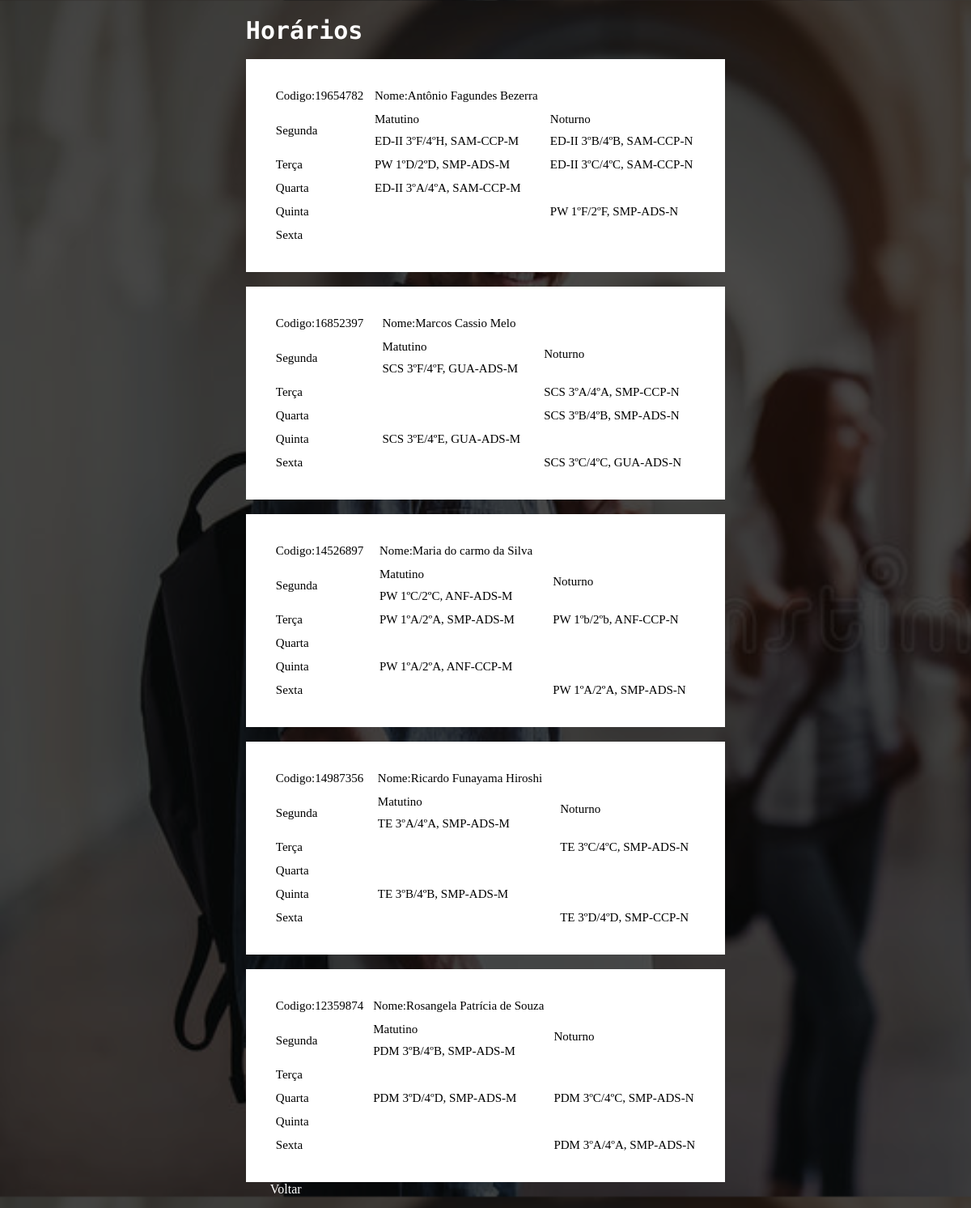
The app's page /Paginas/listarHorarios.php with its own data.
### tables this page shows
CREATE TABLE `tbhorario` (
  `id` varchar(20) NOT NULL,
  `nome` varchar(40) NOT NULL,
  `segManha` varchar(50) NOT NULL,
  `terManha` varchar(50) NOT NULL,
  `quaManha` varchar(50) NOT NULL,
  `quiManha` varchar(50) NOT NULL,
  `sexManha` varchar(50) NOT NULL,
  `segNoite` varchar(50) NOT NULL,
  `terNoite` varchar(50) NOT NULL,
  `quaNoite` varchar(50) NOT NULL,
  `quiNoite` varchar(50) NOT NULL,
  `sexNoite` varchar(50) NOT NULL
);

### Paginas/Classes/Horarios.php (called while the page is built, shortened)
<?php
class Horarios
{
    public function listar()
    {
        $conexao = Conexao::pegarConexao();
        $querySelect = " select  id, nome,segManha, terManha, quaManha, quiManha, sexManha,
        segNoite, terNoite, quaNoite, quiNoite, sexNoite from tbhorario order by nome";
        $resultado = $conexao->query($querySelect);
        $lista = $resultado->fetchAll();
        return $lista;
    }
}

### Paginas/listarHorarios.php (the view, shortened to what this page needs)
<?php
require_once "./../Paginas/Classes/Horarios.php";
?>
<!DOCTYPE html>
<html lang="pt-br">
<head>
    <link rel="stylesheet" type="text/css" href="./css/estilo-listarHorario.css" />
</head>
<body>
    <section>
        <?php
        try {
            $horario = new Horarios();
            $listaHorario = $horario->listar();
        } catch (Exception $e) {
            echo '<pre>';
            print_r($e);
            echo '</pre>';
            echo $e->getMessage();
        }
        ?>
        <form method="POST" action="../classes/cadastrar.php">
            <article class="caixa1">
                <div>
                    <h1 class="titulo-principal">Horários</h1>
                    <?php foreach ($listaHorario as $linha) {  ?>
                        <table class="lista-tabela">
                            <tr>
                                <td>
                                    <p class="letra">Codigo:<?php echo $linha['id'] ?></p>
                                </td>
                                <td>
                                    <p class="letra">Nome:<?php echo $linha['nome'] ?></p>
                                </td>
                            </tr>
                            <tr>
                                <td>
                                    <p class="letra">Segunda</p>
                                </td>
                                <td>
                                    <p class="letra">Matutino</p>
                                    <p class="letra"><?php echo $linha['segManha'] ?></p>
                                </td>
                                <td>
                                    <p class="letra">Noturno</p>
                                    <p class="letra"><?php echo $linha['segNoite'] ?> </p>
                                </td>
                            </tr></br>
                            <tr>
                                <td>
                                    <p class="letra">Terça</p>
                                </td>
                                <td>
                                    <p class="letra"><?php echo $linha['terManha'] ?> </p>
                                </td>
                                <td>
                                    <p class="letra"><?php echo $linha['terNoite'] ?> </p>
                                </td>
                            </tr>
                            <tr>
                                <td>
                                    <p class="letra">Quarta</p>
                                </td>
                                <td>
                                    <p class="letra"><?php echo $linha['quaManha'] ?> </p>
                                </td>
                                <td>
                                    <p class="letra"> <?php echo $linha['quaNoite'] ?> </p>
                                </td>
                            </tr>
                            <tr>
                                <td class="letra">
                                    <p>Quinta</p>
                                </td>
                                <td>
                                    <p class="letra"><?php echo $linha['quiManha'] ?> </p>
                                </td>
                                <td>
                                    <p class="letra"> <?php echo $linha['quiNoite'] ?> </p>
                                </td>
                            </tr>
                            <tr>
                                <td>
                                    <p class="letra">Sexta</p>
                                </td>
                                <td>
                                    <p class="letra"> <?php echo $linha['sexManha'] ?> </p>
                                </td>
                                <td>
                                    <p class="letra"> <?php echo $linha['sexNoite'] ?></p>
                                </td>
                            </tr>
                        </table>
                    <?php } ?>
                    <a href="./index.php" class="volta">Voltar</a>
                </div>
            </article>
    </section>
</body>
</html>

### Paginas/css/estilo-listarHorario.css (style rules this page uses)
:root { --cor-primaria: #fff; --cor-titulo: #fff; }
* { margin: 0;padding: 0;box-sizing: border-box; list-style: none; }
body { background-image:linear-gradient(rgba(0,0,0,.70),rgba(0,0,0,.70)100%), url(./../imagens/background-listaHorario.jpg); background-size:cover; }
.caixa1 { display: flex; justify-content: center; align-items: center; }
.lista-tabela { background: var(--cor-primaria); width: 100%; padding: 30px; }
.titulo-principal { font-family: 'Major Mono Display', monospace; color: var(--cor-titulo); font-size: 30px; margin-top :20px ; }
.letra { font-family: 'Slabo 27px', serif; font-size: 15px; text-decoration: none; color: black; padding: 5px; }
.volta { text-decoration: none; width: 30%; padding: 15px 30px; color: var(--cor-primaria); font-family: 'Slabo 27px', serif; }

### records on screen
tbhorario: id "19654782", nome "Antônio Fagundes Bezerra", segManha "ED-II 3ºF/4ºH, SAM-CCP-M", segNoite "ED-II 3ºB/4ºB, SAM-CCP-N", terManha "PW 1ºD/2ºD, SMP-ADS-M", terNoite "ED-II 3ºC/4ºC, SAM-CCP-N", quaManha "ED-II 3ºA/4ºA, SAM-CCP-M", quiNoite "PW 1ºF/2ºF, SMP-ADS-N"
tbhorario: id "16852397", nome "Marcos Cassio Melo", segManha "SCS 3ºF/4ºF, GUA-ADS-M", terNoite "SCS 3ºA/4ºA, SMP-CCP-N", quaNoite "SCS 3ºB/4ºB, SMP-ADS-N", quiManha "SCS 3ºE/4ºE, GUA-ADS-M", sexNoite "SCS 3ºC/4ºC, GUA-ADS-N"
tbhorario: id "14526897", nome "Maria do carmo da Silva", segManha "PW 1ºC/2ºC, ANF-ADS-M", terManha "PW 1ºA/2ºA, SMP-ADS-M", terNoite "PW 1ºb/2ºb, ANF-CCP-N", quiManha "PW 1ºA/2ºA, ANF-CCP-M", sexNoite "PW 1ºA/2ºA, SMP-ADS-N"
tbhorario: id "14987356", nome "Ricardo Funayama Hiroshi", segManha "TE 3ºA/4ºA, SMP-ADS-M", terNoite "TE 3ºC/4ºC, SMP-ADS-N", quiManha "TE 3ºB/4ºB, SMP-ADS-M", sexNoite "TE 3ºD/4ºD, SMP-CCP-N"
tbhorario: id "12359874", nome "Rosangela Patrícia de Souza", segManha "PDM 3ºB/4ºB, SMP-ADS-M", quaManha "PDM 3ºD/4ºD, SMP-ADS-M", quaNoite "PDM 3ºC/4ºC, SMP-ADS-N", sexNoite "PDM 3ºA/4ºA, SMP-ADS-N"
